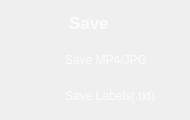
                 <widget class="QFrame" name="Save_QF">
                  <property name="minimumSize">
                   <size>
                    <width>190</width>
                    <height>120</height>
                   </size>
                  </property>
                  <property name="maximumSize">
                   <size>
                    <width>190</width>
                    <height>120</height>
                   </size>
                  </property>
                  <property name="styleSheet">
                   <string notr="true">QFrame#Save_QF{
border:2px solid rgba(255, 255, 255, 70);
border-radius:15px;
}</string>
                  </property>
                  <layout class="QVBoxLayout" name="verticalLayout_20">
                   <property name="leftMargin">
                    <number>9</number>
                   </property>
                   <property name="topMargin">
                    <number>9</number>
                   </property>
                   <property name="rightMargin">
                    <number>9</number>
                   </property>
                   <property name="bottomMargin">
                    <number>9</number>
                   </property>
                   <item>
                    <widget class="QPushButton" name="ToggleBotton_5">
                     <property name="sizePolicy">
                      <sizepolicy hsizetype="Expanding" vsizetype="Fixed">
                       <horstretch>0</horstretch>
                       <verstretch>0</verstretch>
                      </sizepolicy>
                     </property>
                     <property name="minimumSize">
                      <size>
                       <width>0</width>
                       <height>30</height>
                      </size>
                     </property>
                     <property name="maximumSize">
                      <size>
                       <width>16777215</width>
                       <height>30</height>
                      </size>
                     </property>
                     <property name="font">
                      <font>
                       <family>Nirmala UI</family>
                       <pointsize>13</pointsize>
                       <weight>87</weight>
                       <italic>false</italic>
                       <bold>true</bold>
                      </font>
                     </property>
                     <property name="cursor">
                      <cursorShape>ArrowCursor</cursorShape>
                     </property>
                     <property name="mouseTracking">
                      <bool>true</bool>
                     </property>
                     <property name="focusPolicy">
                      <enum>Qt::StrongFocus</enum>
                     </property>
                     <property name="contextMenuPolicy">
                      <enum>Qt::DefaultContextMenu</enum>
                     </property>
                     <property name="layoutDirection">
                      <enum>Qt::LeftToRight</enum>
                     </property>
                     <property name="autoFillBackground">
                      <bool>false</bool>
                     </property>
                     <property name="styleSheet">
                      <string notr="true">QPushButton{
background-image: url(:/all/img/save.png);
background-repeat: no-repeat;
background-position: left center;
border: none;
border-left: 20px solid transparent;

text-align: left;
padding-left: 40px;
padding-bottom: 2px;
color: rgba(255, 255, 255, 199);
font: 700 13pt &quot;Nirmala UI&quot;;
}</string>
                     </property>
                     <property name="text">
                      <string>Save</string>
                     </property>
                     <property name="icon">
                      <iconset theme="zoom-out">
                       <normaloff>C:/Users/seanl/.designer/backup</normaloff>C:/Users/seanl/.designer/backup</iconset>
                     </property>
                     <property name="autoDefault">
                      <bool>false</bool>
                     </property>
                     <property name="default">
                      <bool>false</bool>
                     </property>
                     <property name="flat">
                      <bool>false</bool>
                     </property>
                    </widget>
                   </item>
                   <item>
                    <widget class="QCheckBox" name="save_res_button">
                     <property name="cursor">
                      <cursorShape>PointingHandCursor</cursorShape>
                     </property>
                     <property name="styleSheet">
                      <string notr="true">QCheckBox {
color: rgba(255, 255, 255, 199);
font: 590 10pt &quot;Nirmala UI&quot;;
        }

        QCheckBox::indicator {
            padding-top: 1px;
padding-left: 10px;
            width: 40px;
            height: 30px;
            border: none;
        }

        QCheckBox::indicator:unchecked {
            image: url(:/all/img/check_no.png);
        }

        QCheckBox::indicator:checked {
            image: url(:/all/img/check_yes.png);
        }</string>
                     </property>
                     <property name="text">
                      <string>Save MP4/JPG</string>
                     </property>
                    </widget>
                   </item>
                   <item>
                    <widget class="QCheckBox" name="save_txt_button">
                     <property name="cursor">
                      <cursorShape>PointingHandCursor</cursorShape>
                     </property>
                     <property name="styleSheet">
                      <string notr="true">QCheckBox {
color: rgba(255, 255, 255, 199);
font: 590 10pt &quot;Nirmala UI&quot;;
        }

        QCheckBox::indicator {
            padding-top: 1px;
padding-left: 10px;
            width: 40px;
            height: 30px;
            border: none;
        }

        QCheckBox::indicator:unchecked {
            image: url(:/all/img/check_no.png);
        }

        QCheckBox::indicator:checked {
            image: url(:/all/img/check_yes.png);
        }</string>
                     </property>
                     <property name="text">
                      <string>Save Labels(.txt)</string>
                     </property>
                    </widget>
                   </item>
                  </layout>
                 </widget>
